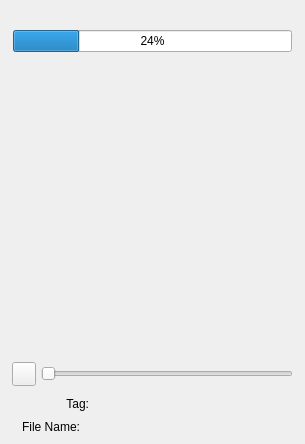
<?xml version="1.0" encoding="UTF-8"?>
<ui version="4.0">
 <class>AppletCamClipPlayerUi</class>
 <widget class="QWidget" name="AppletCamClipPlayerUi">
  <property name="geometry">
   <rect>
    <x>0</x>
    <y>0</y>
    <width>305</width>
    <height>444</height>
   </rect>
  </property>
  <property name="sizePolicy">
   <sizepolicy hsizetype="Expanding" vsizetype="Expanding">
    <horstretch>0</horstretch>
    <verstretch>0</verstretch>
   </sizepolicy>
  </property>
  <property name="contextMenuPolicy">
   <enum>Qt::ActionsContextMenu</enum>
  </property>
  <property name="windowTitle">
   <string>Cam Video Player</string>
  </property>
  <property name="styleSheet">
   <string notr="true"/>
  </property>
  <property name="sizeGripEnabled" stdset="0">
   <bool>true</bool>
  </property>
  <layout class="QVBoxLayout" name="verticalLayout_3">
   <property name="spacing">
    <number>5</number>
   </property>
   <property name="leftMargin">
    <number>5</number>
   </property>
   <property name="topMargin">
    <number>5</number>
   </property>
   <property name="rightMargin">
    <number>5</number>
   </property>
   <property name="bottomMargin">
    <number>5</number>
   </property>
   <item>
    <widget class="QLabel" name="m_StatusMsgLabel">
     <property name="sizePolicy">
      <sizepolicy hsizetype="Preferred" vsizetype="Fixed">
       <horstretch>0</horstretch>
       <verstretch>0</verstretch>
      </sizepolicy>
     </property>
     <property name="text">
      <string/>
     </property>
    </widget>
   </item>
   <item>
    <widget class="QFrame" name="m_MainFrame">
     <property name="sizePolicy">
      <sizepolicy hsizetype="Expanding" vsizetype="Expanding">
       <horstretch>0</horstretch>
       <verstretch>0</verstretch>
      </sizepolicy>
     </property>
     <property name="frameShape">
      <enum>QFrame::NoFrame</enum>
     </property>
     <property name="frameShadow">
      <enum>QFrame::Raised</enum>
     </property>
     <layout class="QVBoxLayout" name="verticalLayout">
      <property name="spacing">
       <number>2</number>
      </property>
      <property name="leftMargin">
       <number>5</number>
      </property>
      <property name="topMargin">
       <number>5</number>
      </property>
      <property name="rightMargin">
       <number>5</number>
      </property>
      <property name="bottomMargin">
       <number>5</number>
      </property>
      <item>
       <layout class="QHBoxLayout" name="horizontalLayout_4">
        <property name="spacing">
         <number>2</number>
        </property>
        <item>
         <widget class="AvatarBar" name="m_LeftAvatarBar" native="true"/>
        </item>
        <item>
         <widget class="QFrame" name="m_VideoPictureFrame">
          <property name="sizePolicy">
           <sizepolicy hsizetype="Expanding" vsizetype="Expanding">
            <horstretch>0</horstretch>
            <verstretch>0</verstretch>
           </sizepolicy>
          </property>
          <property name="minimumSize">
           <size>
            <width>0</width>
            <height>120</height>
           </size>
          </property>
          <property name="maximumSize">
           <size>
            <width>16777215</width>
            <height>16777215</height>
           </size>
          </property>
          <property name="frameShape">
           <enum>QFrame::NoFrame</enum>
          </property>
          <property name="frameShadow">
           <enum>QFrame::Raised</enum>
          </property>
          <layout class="QGridLayout" name="gridLayout_2">
           <property name="leftMargin">
            <number>1</number>
           </property>
           <property name="topMargin">
            <number>1</number>
           </property>
           <property name="rightMargin">
            <number>1</number>
           </property>
           <property name="bottomMargin">
            <number>1</number>
           </property>
           <property name="spacing">
            <number>0</number>
           </property>
           <item row="1" column="0">
            <widget class="VidWidget" name="m_VidWidget" native="true">
             <property name="sizePolicy">
              <sizepolicy hsizetype="Expanding" vsizetype="Expanding">
               <horstretch>0</horstretch>
               <verstretch>0</verstretch>
              </sizepolicy>
             </property>
             <property name="maximumSize">
              <size>
               <width>16777215</width>
               <height>16777215</height>
              </size>
             </property>
            </widget>
           </item>
           <item row="0" column="0">
            <widget class="QProgressBar" name="m_XferProgressBar">
             <property name="value">
              <number>24</number>
             </property>
            </widget>
           </item>
          </layout>
         </widget>
        </item>
        <item>
         <widget class="AvatarBar" name="m_RightAvatarBar" native="true">
          <property name="sizePolicy">
           <sizepolicy hsizetype="Preferred" vsizetype="Expanding">
            <horstretch>0</horstretch>
            <verstretch>0</verstretch>
           </sizepolicy>
          </property>
         </widget>
        </item>
       </layout>
      </item>
      <item>
       <widget class="QFrame" name="m_ControlsFrame">
        <property name="sizePolicy">
         <sizepolicy hsizetype="Expanding" vsizetype="Preferred">
          <horstretch>0</horstretch>
          <verstretch>0</verstretch>
         </sizepolicy>
        </property>
        <property name="minimumSize">
         <size>
          <width>0</width>
          <height>0</height>
         </size>
        </property>
        <property name="maximumSize">
         <size>
          <width>16777215</width>
          <height>16777215</height>
         </size>
        </property>
        <property name="frameShape">
         <enum>QFrame::NoFrame</enum>
        </property>
        <property name="frameShadow">
         <enum>QFrame::Plain</enum>
        </property>
        <layout class="QVBoxLayout" name="verticalLayout_2">
         <property name="spacing">
          <number>0</number>
         </property>
         <property name="leftMargin">
          <number>0</number>
         </property>
         <property name="topMargin">
          <number>0</number>
         </property>
         <property name="rightMargin">
          <number>0</number>
         </property>
         <property name="bottomMargin">
          <number>0</number>
         </property>
         <item>
          <widget class="QFrame" name="m_VideoPlaybackControl">
           <property name="sizePolicy">
            <sizepolicy hsizetype="Expanding" vsizetype="Preferred">
             <horstretch>0</horstretch>
             <verstretch>0</verstretch>
            </sizepolicy>
           </property>
           <property name="styleSheet">
            <string notr="true"/>
           </property>
           <layout class="QHBoxLayout" name="horizontalLayout">
            <property name="spacing">
             <number>5</number>
            </property>
            <property name="sizeConstraint">
             <enum>QLayout::SetDefaultConstraint</enum>
            </property>
            <property name="leftMargin">
             <number>2</number>
            </property>
            <property name="topMargin">
             <number>2</number>
            </property>
            <property name="rightMargin">
             <number>2</number>
            </property>
            <property name="bottomMargin">
             <number>2</number>
            </property>
            <item>
             <widget class="VxPushButton" name="m_PlayPauseButton">
              <property name="sizePolicy">
               <sizepolicy hsizetype="Fixed" vsizetype="Fixed">
                <horstretch>0</horstretch>
                <verstretch>0</verstretch>
               </sizepolicy>
              </property>
              <property name="minimumSize">
               <size>
                <width>24</width>
                <height>24</height>
               </size>
              </property>
              <property name="maximumSize">
               <size>
                <width>24</width>
                <height>24</height>
               </size>
              </property>
              <property name="text">
               <string/>
              </property>
              <property name="iconSize">
               <size>
                <width>24</width>
                <height>24</height>
               </size>
              </property>
             </widget>
            </item>
            <item>
             <widget class="QSlider" name="m_PlayPosSlider">
              <property name="minimumSize">
               <size>
                <width>0</width>
                <height>24</height>
               </size>
              </property>
              <property name="maximumSize">
               <size>
                <width>16777215</width>
                <height>24</height>
               </size>
              </property>
              <property name="orientation">
               <enum>Qt::Horizontal</enum>
              </property>
             </widget>
            </item>
           </layout>
          </widget>
         </item>
         <item>
          <widget class="QFrame" name="m_TagFrame">
           <layout class="QHBoxLayout" name="horizontalLayout_3">
            <property name="spacing">
             <number>2</number>
            </property>
            <item>
             <widget class="QLabel" name="m_TagTitleLabel">
              <property name="sizePolicy">
               <sizepolicy hsizetype="Fixed" vsizetype="Preferred">
                <horstretch>0</horstretch>
                <verstretch>0</verstretch>
               </sizepolicy>
              </property>
              <property name="minimumSize">
               <size>
                <width>70</width>
                <height>14</height>
               </size>
              </property>
              <property name="maximumSize">
               <size>
                <width>70</width>
                <height>14</height>
               </size>
              </property>
              <property name="text">
               <string>Tag:</string>
              </property>
              <property name="alignment">
               <set>Qt::AlignRight|Qt::AlignTrailing|Qt::AlignVCenter</set>
              </property>
             </widget>
            </item>
            <item>
             <widget class="VxTagLabel" name="m_TagLabel">
              <property name="sizePolicy">
               <sizepolicy hsizetype="Expanding" vsizetype="Preferred">
                <horstretch>0</horstretch>
                <verstretch>0</verstretch>
               </sizepolicy>
              </property>
              <property name="minimumSize">
               <size>
                <width>0</width>
                <height>14</height>
               </size>
              </property>
              <property name="maximumSize">
               <size>
                <width>16777215</width>
                <height>16777215</height>
               </size>
              </property>
              <property name="text">
               <string/>
              </property>
             </widget>
            </item>
           </layout>
          </widget>
         </item>
         <item>
          <layout class="QHBoxLayout" name="horizontalLayout_2">
           <property name="spacing">
            <number>2</number>
           </property>
           <item>
            <widget class="QLabel" name="m_FileNameTitleLabel">
             <property name="sizePolicy">
              <sizepolicy hsizetype="Fixed" vsizetype="Preferred">
               <horstretch>0</horstretch>
               <verstretch>0</verstretch>
              </sizepolicy>
             </property>
             <property name="minimumSize">
              <size>
               <width>70</width>
               <height>14</height>
              </size>
             </property>
             <property name="maximumSize">
              <size>
               <width>70</width>
               <height>14</height>
              </size>
             </property>
             <property name="text">
              <string>File Name:</string>
             </property>
             <property name="alignment">
              <set>Qt::AlignRight|Qt::AlignTrailing|Qt::AlignVCenter</set>
             </property>
            </widget>
           </item>
           <item>
            <widget class="QLabel" name="m_FileNameLabel">
             <property name="sizePolicy">
              <sizepolicy hsizetype="Expanding" vsizetype="Fixed">
               <horstretch>0</horstretch>
               <verstretch>0</verstretch>
              </sizepolicy>
             </property>
             <property name="minimumSize">
              <size>
               <width>0</width>
               <height>14</height>
              </size>
             </property>
             <property name="maximumSize">
              <size>
               <width>16777215</width>
               <height>14</height>
              </size>
             </property>
             <property name="text">
              <string/>
             </property>
            </widget>
           </item>
          </layout>
         </item>
        </layout>
       </widget>
      </item>
     </layout>
    </widget>
   </item>
  </layout>
 </widget>
 <customwidgets>
  <customwidget>
   <class>VxPushButton</class>
   <extends>QPushButton</extends>
   <header>VxPushButton.h</header>
  </customwidget>
  <customwidget>
   <class>VidWidget</class>
   <extends>QWidget</extends>
   <header location="global">VidWidget.h</header>
   <container>1</container>
  </customwidget>
  <customwidget>
   <class>AvatarBar</class>
   <extends>QWidget</extends>
   <header>AvatarBar.h</header>
   <container>1</container>
  </customwidget>
  <customwidget>
   <class>VxTagLabel</class>
   <extends>QLabel</extends>
   <header>VxTagLabel.h</header>
  </customwidget>
 </customwidgets>
 <resources/>
 <connections/>
</ui>
